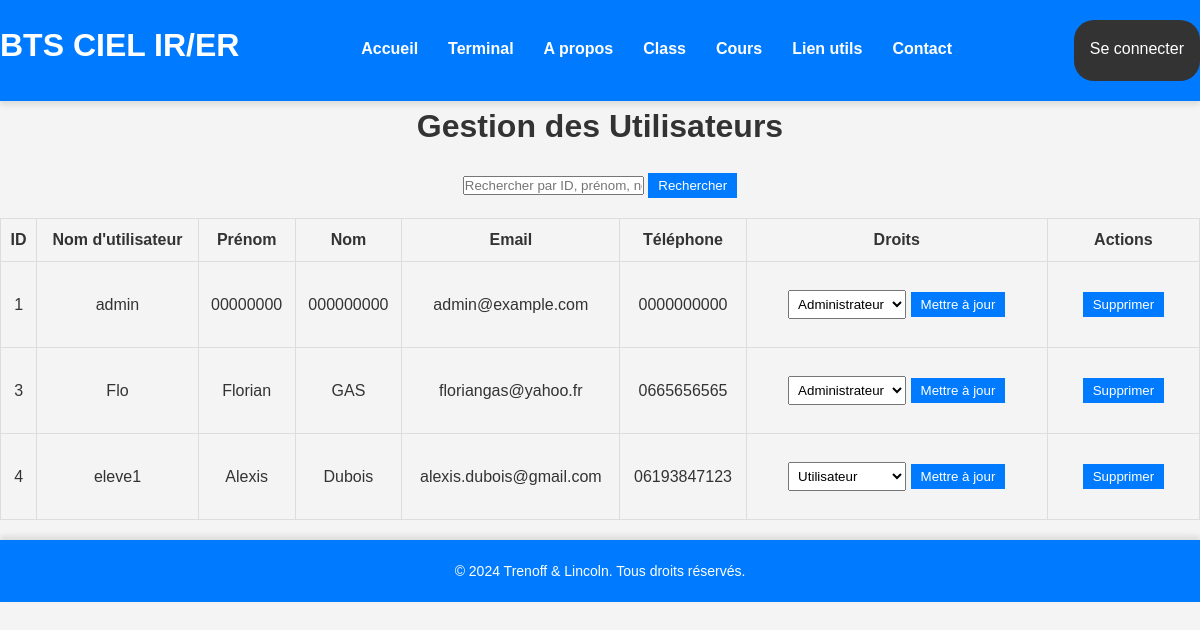
Screenshot of /admin/manage_users with the database file from the repository.
### webapp/py/config/model.py (models this page shows, shortened)
class User(db.Model):
    id = db.Column(db.Integer, primary_key=True, nullable=False)
    date = db.Column(db.Date, nullable=False)
    username = db.Column(db.String(255), nullable=False)
    firstname = db.Column(db.String(300), nullable=False)
    lastname = db.Column(db.String(300), nullable=False)
    mail = db.Column(db.String(50), nullable=False)
    password = db.Column(db.String(400), nullable=False)
    phoneNumber = db.Column(db.String(100), nullable=False)
    right = db.Column(db.String(100), nullable=False)

### webapp/admin.py (the view)
@administrator.route('/admin/manage_users', methods=['GET', 'POST'])
def manage_users():
    search_query = request.args.get('search', '')
    if search_query:
        users = User.query.filter(
            (User.id.ilike(f'%{search_query}%')) |
            (User.username.ilike(f'%{search_query}%')) |
            (User.firstname.ilike(f'%{search_query}%')) |
            (User.lastname.ilike(f'%{search_query}%'))
        ).all()
    else:
        users = User.query.all()
    return render_template('/users/manage_users.html', users=users)

### webapp/app.py (called while the page is built)
@app.context_processor
def inject_functions():
    return dict(what_day_month=what_day_month)

### webapp/templates/users/manage_users.html (shortened to what this page needs)
{% extends "base.html" %}
{% block content %}
<link rel="stylesheet" href="{{ url_for('static', filename='manage_users_style.css') }}">
<h1>Gestion des Utilisateurs</h1>
<form method="GET" action="{{ url_for('admin.manage_users') }}">
    <input type="text" name="search" placeholder="Rechercher par ID, prénom, nom ou pseudo" value="{{ request.args.get('search', '') }}">
    <button type="submit">Rechercher</button>
</form>
<table>
    <thead>
        <tr>
            <th>ID</th>
            <th>Nom d'utilisateur</th>
            <th>Prénom</th>
            <th>Nom</th>
            <th>Email</th>
            <th>Téléphone</th>
            <th>Droits</th>
            <th>Actions</th>
        </tr>
    </thead>
    <tbody>
        {% for user in users %}
        <tr>
            <td>{{ user.id }}</td>
            <td>{{ user.username }}</td>
            <td>{{ user.firstname }}</td>
            <td>{{ user.lastname }}</td>
            <td>{{ user.mail }}</td>
            <td>{{ user.phoneNumber }}</td>
            <td>
                <form method="POST" action="{{ url_for('admin.update_user', id=user.id) }}">
                    <select name="right">
                        <option value="user" {% if user.right == 'user' %}selected{% endif %}>Utilisateur</option>
                        <option value="admin" {% if user.right == 'admin' %}selected{% endif %}>Administrateur</option>
                    </select>
                    <button type="submit">Mettre à jour</button>
                </form>
            </td>
            <td>
                <form method="POST" action="{{ url_for('admin.delete_user', id=user.id) }}">
                    <button type="submit" onclick="return confirm('Êtes-vous sûr de vouloir supprimer cet utilisateur ?')">Supprimer</button>
                </form>
            </td>
        </tr>
        {% endfor %}
    </tbody>
</table>
{% endblock %}

### webapp/templates/base.html (shortened to what this page needs)
<!DOCTYPE html>
<html lang="fr">
<head>
    <link rel="stylesheet" href="{{ url_for('static', filename='base_style.css') }}">
</head>
<body>
    <header>
        <h1>BTS CIEL IR/ER</h1>
        <nav>
            <ul>
                <li><a href="{{ url_for('index') }}">Accueil</a></li>
                <li><a href="{{ url_for('terminal') }}">Terminal</a></li>
                <li><a href="{{ url_for('about') }}">A propos</a></li>
                <li><a href="{{ url_for('utils_link') }}">Class</a></li>
                <li><a href="{{ url_for('learning.learning_redirect') }}">Cours</a></li>
                <li><a href="{{ url_for('utils_link') }}">Lien utils</a></li>
                <li><a href="{{ url_for('about') }}">Contact</a></li>
            </ul>
        </nav>
        <div>
            {% if session.get('username') %}
            <a href="{{ url_for('users.logout') }}">Se déconnecter</a>
            {% else %}
            <a href="{{ url_for('users.login') }}">Se connecter</a>
            {% endif %}
        </div>
    </header>
    <main>
        {% block content %}
        {% endblock %}
    </main>
    <footer>
        <p>&copy; 2024 Trenoff & Lincoln. Tous droits réservés.</p>
    </footer>
</body>
</html>

### webapp/static/base_style.css (style rules this page uses)
* { margin: 0; padding: 0; box-sizing: border-box; font-family: 'Arial', sans-serif; }
body { line-height: 1.6; background: #f4f4f4; color: #333; }
header { background: #007bff; color: white; display: flex; padding: 20px 0; text-align: center; box-shadow: 0 4px 6px rgba(0, 0, 0, 0.1); }
header h1 { margin-bottom: 10px; }
header nav { flex: 1; text-align: center; padding-top: 1em; width: 100%; }
header nav ul { list-style-type: none; display: flex; justify-content: center; }
header nav ul li { margin: 0 15px; }
header nav ul li a { color: white; text-decoration: none; font-weight: bold; }
header div { padding: 1em; background-color: #333; border-radius: 20px; }
div a { text-decoration: none; color:white; }
footer { text-align: center; padding: 20px 0; background-color: #007bff; color: white; margin-top: 20px; box-shadow: 0 -4px 6px rgba(0, 0, 0, 0.1); }
footer p { margin: 0; font-size: 14px; }

### webapp/static/manage_users_style.css (style rules this page uses)
main { font-family: Arial, sans-serif; }
main h1 { text-align: center; }
main form { margin: 20px; text-align: center; }
main table { width: 100%; border-collapse: collapse; margin: 20px 0; }
main table, th, td { border: 1px solid #ddd; }
main th, td { padding: 8px; text-align: center; }
main th { background-color: #f4f4f4; }
main button { padding: 5px 10px; border: none; color: white; background-color: #007bff; cursor: pointer; }
main select { padding: 5px; }

### rows the page displays
User: id "1", username "admin", firstname "00000000", lastname "000000000", mail "admin@example.com", phoneNumber "0000000000", right "Administrateur"
User: id "3", username "Flo", firstname "Florian", lastname "GAS", mail "floriangas@yahoo.fr", phoneNumber "0665656565", right "Administrateur"
User: id "4", username "eleve1", firstname "Alexis", lastname "Dubois", mail "alexis.dubois@gmail.com", phoneNumber "06193847123", right "Utilisateur"
